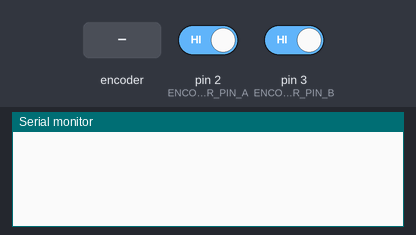
A sketch run on a simulated Arduino Uno, built with avr-gcc and run on an emulated ATmega328P. On the bench: the last lines printed to the serial monitor. The inputs (shaded band) are chosen by the test bench; at power-on: pin 2 (ENCODER_PIN_A) HIGH, pin 3 (ENCODER_PIN_B) HIGH.

Above: at 1.2 s.
1.3 s: rotary encoder on pin 2 (ENCODER_PIN_A) / pin 3 (ENCODER_PIN_B) turned 1 step (first pin leading)
At 2.4 s:
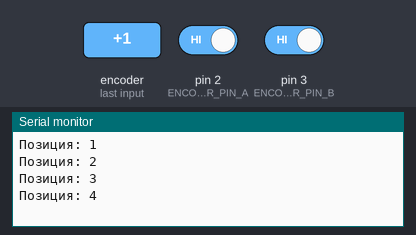
3.0 s: rotary encoder on pin 2 (ENCODER_PIN_A) / pin 3 (ENCODER_PIN_B) turned 1 step (first pin leading)
At 3.7 s:
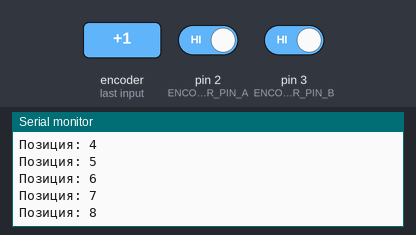
Timing chart, 0 to 6.0 s (numbered marks = the images above; inputs shaded):
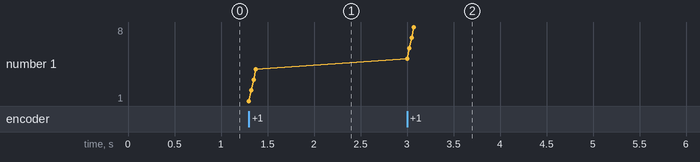

The sketch:

Encoder_03.ino
```cpp
#define ENCODER_PIN_A 2
#define ENCODER_PIN_B 3

volatile int encoderPos = 0;
int lastEncoderPos = 0;

// Состояния энкодера
enum EncoderState {
  STATE_00,  // A=0, B=0
  STATE_01,  // A=0, B=1
  STATE_10,  // A=1, B=0
  STATE_11   // A=1, B=1
};

volatile EncoderState lastState = STATE_00;
volatile unsigned long lastChangeTime = 0;
const unsigned long DEBOUNCE_TIME = 2000; // 2 мс в микросекундах

void setup() {
  Serial.begin(9600);
  pinMode(ENCODER_PIN_A, INPUT_PULLUP);
  pinMode(ENCODER_PIN_B, INPUT_PULLUP);

  // Читаем начальное состояние
  lastState = readEncoderState();

  // Настраиваем прерывания на оба пина
  attachInterrupt(digitalPinToInterrupt(ENCODER_PIN_A), encoderISR, CHANGE);
  attachInterrupt(digitalPinToInterrupt(ENCODER_PIN_B), encoderISR, CHANGE);
}

void loop() {
  if (encoderPos != lastEncoderPos) {
    Serial.print("Позиция: ");
    Serial.println(encoderPos);
    lastEncoderPos = encoderPos;
  }
}

EncoderState readEncoderState() {
  int a = digitalRead(ENCODER_PIN_A);
  int b = digitalRead(ENCODER_PIN_B);

  if (a == LOW && b == LOW) return STATE_00;
  if (a == LOW && b == HIGH) return STATE_01;
  if (a == HIGH && b == LOW) return STATE_10;
  return STATE_11;
}

void encoderISR() {
  unsigned long now = micros();

  // Антидребезг по времени
  if (now - lastChangeTime < DEBOUNCE_TIME) {
    return;
  }

  EncoderState currentState = readEncoderState();

  // Определяем изменение состояния
  switch (lastState) {
    case STATE_00:
      if (currentState == STATE_01) encoderPos--;
      else if (currentState == STATE_10) encoderPos++;
      break;
    case STATE_01:
      if (currentState == STATE_11) encoderPos--;
      else if (currentState == STATE_00) encoderPos++;
      break;
    case STATE_10:
      if (currentState == STATE_00) encoderPos--;
      else if (currentState == STATE_11) encoderPos++;
      break;
    case STATE_11:
      if (currentState == STATE_10) encoderPos--;
      else if (currentState == STATE_01) encoderPos++;
      break;
  }

  lastState = currentState;
  lastChangeTime = now;
}
```

Measured:
- after the input at 1.3 s, the serial monitor: prints a new line at once (image 1)
- after the input at 3.0 s, the serial monitor: prints a new line at once (image 2)
- plotted number 1: 4 → 8 after the input at 3.0 s
